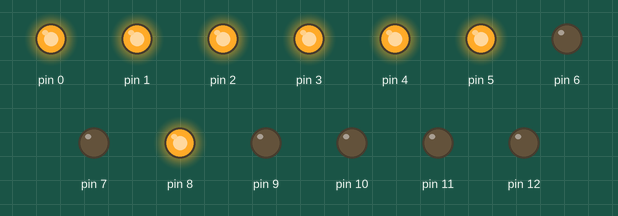
A sketch run on a simulated Arduino Uno, built with avr-gcc and run on an emulated ATmega328P. Parts: output pins drawn as LEDs (lit = HIGH).

Above: at 0.2 s.
At 0.7 s:
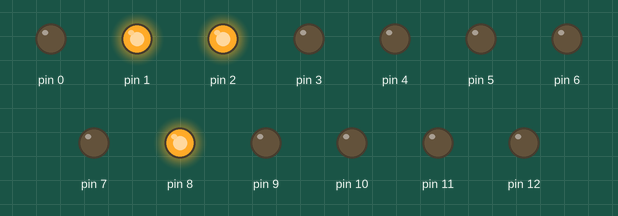
At 1.7 s:
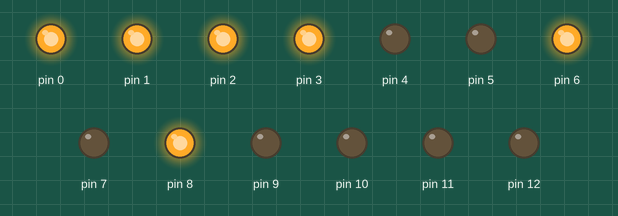
At 3.2 s:
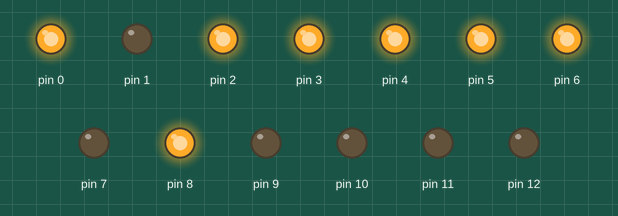
At 4.7 s:
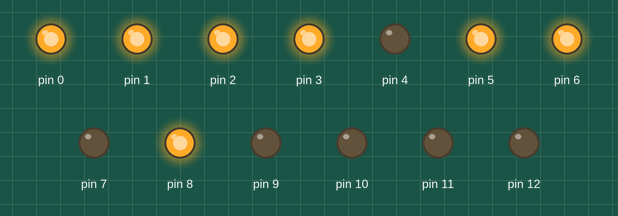
At 6.2 s:
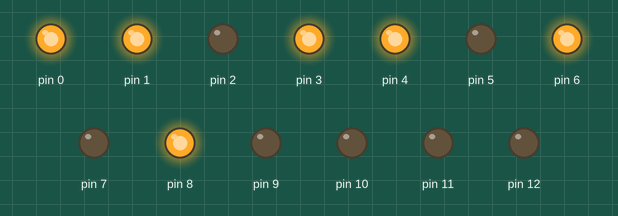
Timing chart, 0 to 6.5 s (numbered marks = the images above):
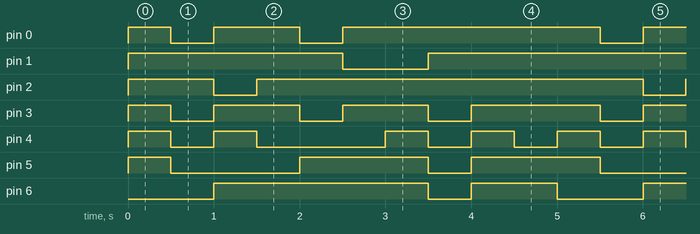

Measured:
- by itself, pin 0: repeats every 5.0 s: LOW 0.50 s, HIGH 1.0 s, LOW 0.50 s, HIGH 3.0 s
- by itself, pin 1: repeats every 5.0 s: LOW 1.0 s, HIGH 4.0 s
- by itself, pin 2: repeats every 5.0 s: LOW 0.50 s, HIGH 4.5 s
- by itself, pin 3: repeats every 5.0 s: 2 × (LOW 0.50 s, HIGH 1.0 s), LOW 0.50 s, HIGH 1.5 s
- by itself, pin 4: repeats every 5.0 s: LOW 0.50 s, HIGH 0.50 s, LOW 1.5 s, 2 × (HIGH 0.50 s, LOW 0.50 s), HIGH 0.50 s
- by itself, pin 5: repeats every 5.0 s: LOW 1.5 s, HIGH 1.5 s, LOW 0.50 s, HIGH 1.5 s
- by itself, pin 6: repeats every 5.0 s: LOW 0.50 s, HIGH 1.0 s, LOW 1.0 s, HIGH 2.5 s

The sketch:

_0_9_SEGMENT.ino
```cpp
  void setup()
{
  for( int i=0;i<13;i++)
    pinMode(i,OUTPUT) ;
    digitalWrite(8,1) ;


}


int data[10][8]=
{
  {1,1,1,1,1,1,0,0},  // 0
  {0,1,1,0,0,0,0,0},  //1
  {1,1,0,1,1,0,1,0},  //2
  {1,1,1,1,0,0,1,0},  //3
  {0,1,1,0,0,1,1,0},  //4
  {1,0,1,1,0,1,1,0},  //5
  {1,0,1,1,1,1,1,0},  //6
  {1,1,1,0,0,0,0,0},  //7
  {1,1,1,1,1,1,1,0},  //8
  {1,1,1,1,0,1,1,0},  //9


 };

 void loop()
 {
   for (int count=0; count<=9;count++)
   {
     for (int i=0; i<=7; i++)
     {
       digitalWrite (i,data[count][i]);
     }   delay(500);
   }   delay(1);
 }
```
